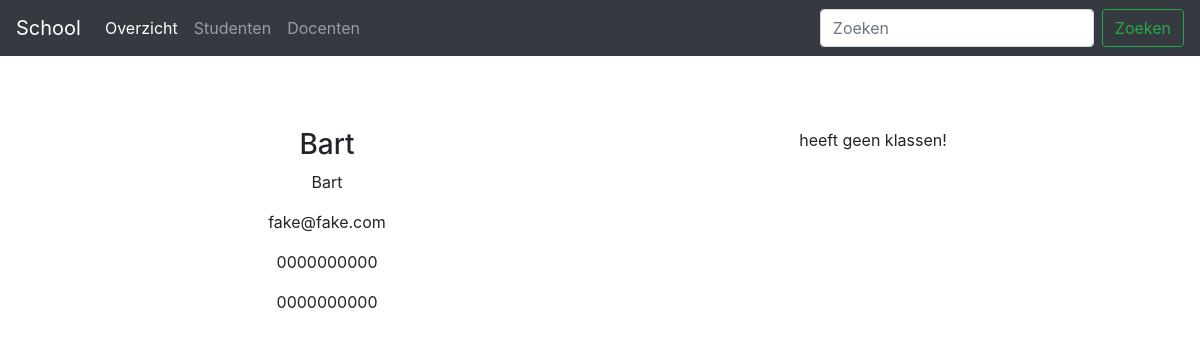
Screenshot of /index.php?page=docent&id=4 with the database file from the repository.
### tables this page shows
CREATE TABLE `docenten` (
  `id` int(11) NOT NULL,
  `naam` varchar(255) NOT NULL,
  `achternaam` varchar(255) NOT NULL,
  `email` varchar(255) NOT NULL,
  `mobiel` varchar(255) NOT NULL,
  `telefoon` varchar(255) NOT NULL
);

### docent.php (the view)
<div class="row">
<?php
$id = intval($_GET['id']);
if ($id == 0){
    echo 'Opgevraagd docent bestaat niet.';
} else {
    $sql = "SELECT * FROM docenten WHERE id = ?";
    $stmt = $conn->prepare($sql);
    $stmt->execute([$id]);
    $result = $stmt->fetchAll();
    if(count($result) == 0){
        echo 'er zijn geen data';
    } else {
        foreach($result as $res) { ?>
        <div class="col-md-6">
            <h3><?php echo $res['naam'];?></h3>
            <p><?php echo $res['achternaam'];?></p>
            <p><?php echo $res['email'];?></p>
            <p><?php echo $res['mobiel'];?></p>
            <p><?php echo $res['telefoon'];?></p>
        </div>
    <?php } ?>
    <?php
    $sql = "SELECT
                docenten.id as docent_id,
                docenten.naam as docenten_naam,
                count(docenten_klassen.klassen_id) as  klassen_totaal
            FROM docenten
                INNER JOIN docenten_klassen ON docenten.id = docenten_klassen.docenten_id
                WHERE docenten.id = ?
                GROUP BY docenten.id";
    $stmt = $conn->prepare($sql);
    $stmt->execute([$id]);
    $result = $stmt->fetchAll();
    ?>
    <div class="col-md-6">
        <?php if(count($result) > 0){ ?>
            <div>Heeft <b><?php echo $result[0]['klassen_totaal'];?></b> klassen</div>
        <?php } else { ?>
            <div>heeft geen klassen!</div>
        <?php } ?>
    </div>
<?php
    }
}?>
</div>

### css/style.css (style rules this page uses)
body { padding-top: 5rem; }

### rows the page displays
docenten: naam "Bart", achternaam "Bart", email "fake@fake.com", mobiel "0000000000", telefoon "0000000000"
